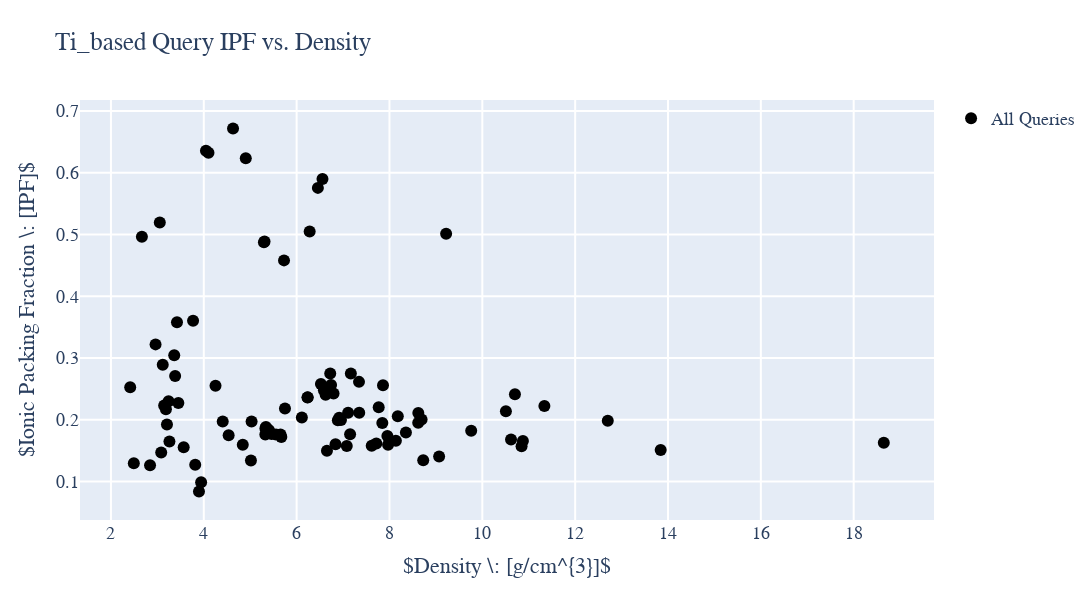

The cell this chart's notebook holds for it:
### Markdown cell above
### 3.3.1 Plot material properties from dataframe

### Code cell
#Layout design. Can change title, font, x/y-axis etc. Commented out pieces are height and width. For plot in browser I prefer long horizontal plots. For presentations square images may be preferred. 
#Image can be directly saved by hovering over image and clicking camera icon. 
import plotly
import plotly.graph_objs as go
from plotly.offline import iplot

layout_IPF = go.Layout(title= "Ti_based Query IPF vs. Density", hovermode= 'closest',
                   font = dict(family='Times New Roman',size=18),
                   xaxis= dict(title= '$Density \: [g/cm^{3}]$',zeroline= False, gridwidth= 2),
                   yaxis= dict(title= '$Ionic Packing Fraction \: [IPF]$',zeroline= False, gridwidth= 2),
                   height = 600,
                   width = 1200,
     showlegend= True                
)

#Scatter plot of collected data. Use df_oxide_all dataframe. df_oxide_all.Density will pull density column. Could change Density or IPF to Molar Volume or simply volume if you wanted.
trace_all = go.Scatter(x = df_oxide.Density, y = df_oxide.IPF, mode = 'markers',
                    marker=dict(size=12, color='black'), text = df_oxide.Formula, name = 'All Queries')

trace_TiC = go.Scatter(x = df_oxide[(df_oxide.Formula == 'TiC') & (df_oxide.E_above_Hull == 0)].loc[:,'Density'],
                         y = df_oxide[(df_oxide.Formula == 'TiC') & (df_oxide.E_above_Hull == 0)].loc[:,'IPF'],
                         mode = 'markers', marker=dict(size=18, color='green'), text = 'TiC', name = 'TiC')
trace_TiN = go.Scatter(x = df_oxide[(df_oxide.Formula == 'TiN') & (df_oxide.E_above_Hull == 0)].loc[:,'Density'],
                         y = df_oxide[(df_oxide.Formula == 'TiN') & (df_oxide.E_above_Hull == 0)].loc[:,'IPF'],
                         mode = 'markers', marker=dict(size=18, color='blue'), text = 'TiN', name = 'TiN')
trace_TiB = go.Scatter(x = df_oxide[(df_oxide.Formula == 'TiB') & (df_oxide.E_above_Hull == 0)].loc[:,'Density'],
                        y = df_oxide[(df_oxide.Formula == 'TiB') & (df_oxide.E_above_Hull == 0)].loc[:,'IPF'],
                        mode = 'markers', marker=dict(size=18, color='orange'), text = 'TiB', name = 'TiB')
trace_TiO2 = go.Scatter(x = df_oxide[(df_oxide.Formula == 'TiO2') & (df_oxide.E_above_Hull == 0)].loc[:,'Density'],
                        y = df_oxide[(df_oxide.Formula == 'TiO2') & (df_oxide.E_above_Hull == 0)].loc[:,'IPF'],
                        mode = 'markers', marker=dict(size=18, color='magenta'), text = 'TiO2', name = 'TiO2')

data_IPF = [trace_all,trace_TiC,trace_TiN,trace_TiB,trace_TiO2]
fig_IPF = go.Figure(data_IPF, layout=layout_IPF)
iplot(fig_IPF)

### Figure 1 — Plotly figure (JSON) as saved in the notebook; plotly's stock layout.template omitted (floating-point values rounded to 4 significant figures)
{"data": [{"marker": {"color": "black", "size": 12}, "mode": "markers", "name": "All Queries", "text": ["CrNi3", "CrIr3", "CrRh3", "TiCr2", "Cr5B3", "Cr2B", "Be12Cr", "AlCr2", "CrO2", "Cr2O3", "Cr3Ge", "Cr3C2", "CrP", "TaCr2", "CrH", "CrBr3", "Be2Cr", "NbCr2", "CrF3", "TiCr2", "CrF5", "Cr23C6", "Cr3Si", "CrP4", "CrNi2", "HfCr2", "Al3Cr", "Cr2N", "CrSi2", "ZrCr2", "CrS2", "U2CrN3", "Mn(CrSe2)2", "Dy2Cr2C3", "Y2Cr2C3", "Mg2CrN3", "MgCrO4", "Cr2GaC", "CrAgS2", "CrCuO2", "AlCrRu2", "Mn2CrCo", "Ta2CrRu", "Tm2Cr2C3", "Tb2Cr2C3", "Zn2CrN3", "Li6CrN4", "TiCrP", "CrTe4Au", "Sr3CrN3", "LiCrO2", "Cr2GeC", "NbCrP", "Zn(CrSe2)2", "CrNiAs", "ScCrC2", "Rb2CrF6", "NaCrS2", "AlCr3B4", "Ho2Cr2C3", "V2CrFe", "V2CrRu", "Ca3CrN3", "BeCrRu2", "CrAuO2", "Ca2CrN3", "Na2CrO4", "LaCrO3", "CrAgO2", "U(Cr3P2)2", "LiCrS2", "CrCuO2", "CrCuS2", "Al(CrB)2", "MnV2Cr", "Mn2AlCr", "V2CrRe", "V2CrTc", "AlCr2C", "NaCrN2", "Cr3PtN", "CrPbO4", "CrBO3", "CrFeP", "Cs2CrCl4", "CrAgSe2", "KCrS2", "Ti2CrIr", "V2CrOs", "K2NaCrF6", "HoCr2Si2C", "Sr2TaCrO6", "KRb2CrF6", "Rb2NaCrF6"], "type": "scatter", "x": [8.619, 18.65, 10.85, 6.237, 6.587, 6.742, 2.493, 5.749, 4.63, 4.904, 7.86, 6.795, 5.67, 11.34, 6.523, 3.943, 4.408, 7.768, 3.567, 6.235, 2.842, 7.168, 6.625, 3.896, 8.621, 10.51, 3.815, 6.724, 5.016, 7.109, 3.083, 12.7, 5.46, 8.179, 5.554, 3.26, 3.052, 6.888, 5.029, 5.309, 8.727, 7.716, 13.84, 8.692, 7.97, 5.326, 2.415, 5.653, 7.343, 4.252, 4.101, 6.955, 7.08, 5.405, 7.617, 4.84, 3.363, 3.184, 5.375, 8.354, 7.348, 8.138, 3.242, 9.07, 9.22, 3.452, 2.667, 6.457, 6.281, 7.846, 3.207, 5.296, 4.535, 5.327, 7.152, 6.653, 10.62, 7.955, 5.338, 3.147, 10.7, 5.728, 4.047, 6.917, 3.383, 6.113, 3.116, 9.76, 10.87, 2.961, 6.838, 6.557, 3.422, 3.769], "y": [0.1951, 0.1627, 0.1571, 0.2361, 0.2477, 0.2563, 0.1294, 0.218, 0.6718, 0.6237, 0.2557, 0.2424, 0.1719, 0.2221, 0.2579, 0.09862, 0.1971, 0.2202, 0.1554, 0.236, 0.126, 0.2747, 0.2405, 0.0836, 0.2107, 0.2135, 0.1269, 0.2747, 0.134, 0.211, 0.1469, 0.1983, 0.1769, 0.2057, 0.176, 0.1645, 0.5196, 0.199, 0.1969, 0.4885, 0.1344, 0.1612, 0.1507, 0.2004, 0.1595, 0.1759, 0.2525, 0.176, 0.2612, 0.2549, 0.6326, 0.1995, 0.1572, 0.1828, 0.1577, 0.1592, 0.3042, 0.2168, 0.1843, 0.1793, 0.2113, 0.1658, 0.23, 0.1403, 0.5014, 0.2272, 0.4965, 0.5756, 0.5049, 0.1945, 0.1921, 0.4874, 0.1748, 0.1855, 0.1765, 0.1496, 0.1679, 0.1736, 0.188, 0.2228, 0.2413, 0.4581, 0.6357, 0.2032, 0.2708, 0.2035, 0.2889, 0.1821, 0.1654, 0.322, 0.1602, 0.59, 0.358, 0.3604]}, {"marker": {"color": "green", "size": 18}, "mode": "markers", "name": "TiC", "text": "TiC", "type": "scatter", "x": [], "y": []}, {"marker": {"color": "blue", "size": 18}, "mode": "markers", "name": "TiN", "text": "TiN", "type": "scatter", "x": [], "y": []}, {"marker": {"color": "orange", "size": 18}, "mode": "markers", "name": "TiB", "text": "TiB", "type": "scatter", "x": [], "y": []}, {"marker": {"color": "magenta", "size": 18}, "mode": "markers", "name": "TiO2", "text": "TiO2", "type": "scatter", "x": [], "y": []}], "layout": {"font": {"family": "Times New Roman", "size": 18}, "height": 600, "hovermode": "closest", "showlegend": true, "title": {"text": "Ti_based Query IPF vs. Density"}, "width": 1200, "xaxis": {"gridwidth": 2, "title": {"text": "$Density \\: [g/cm^{3}]$"}, "zeroline": false}, "yaxis": {"gridwidth": 2, "title": {"text": "$Ionic Packing Fraction \\: [IPF]$"}, "zeroline": false}}}
